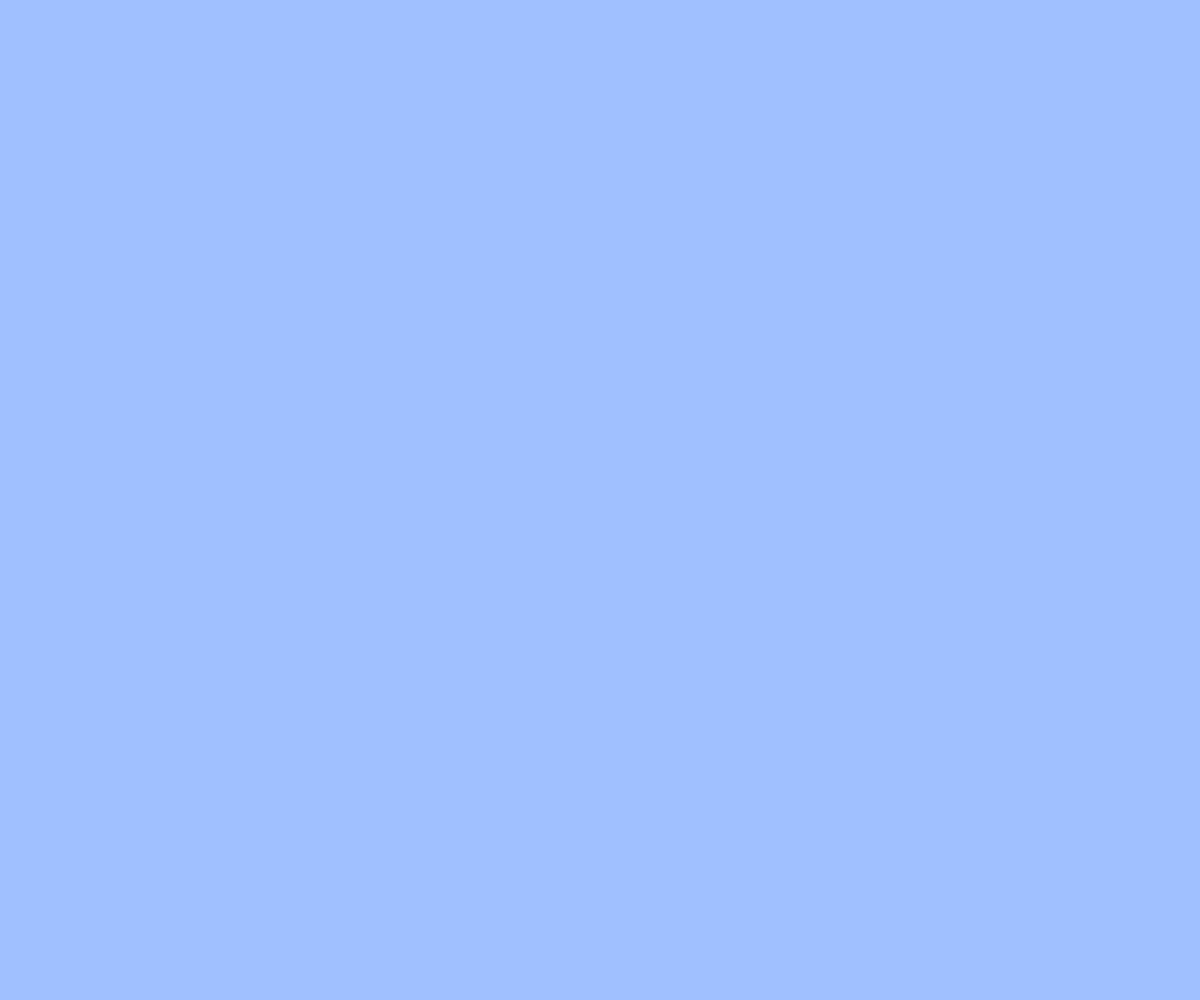
Frame 1 (no input)
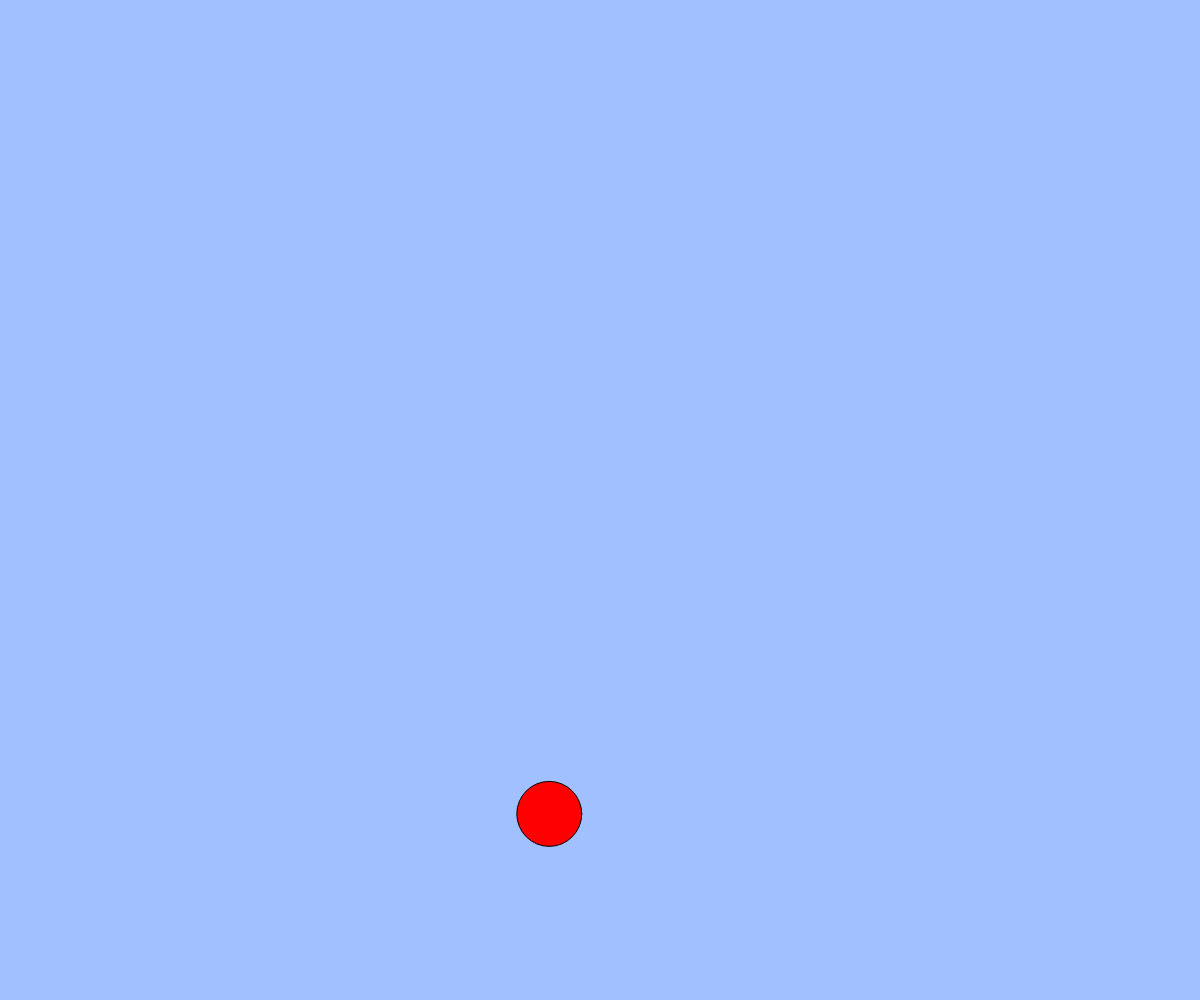
Frame 60 (no input)
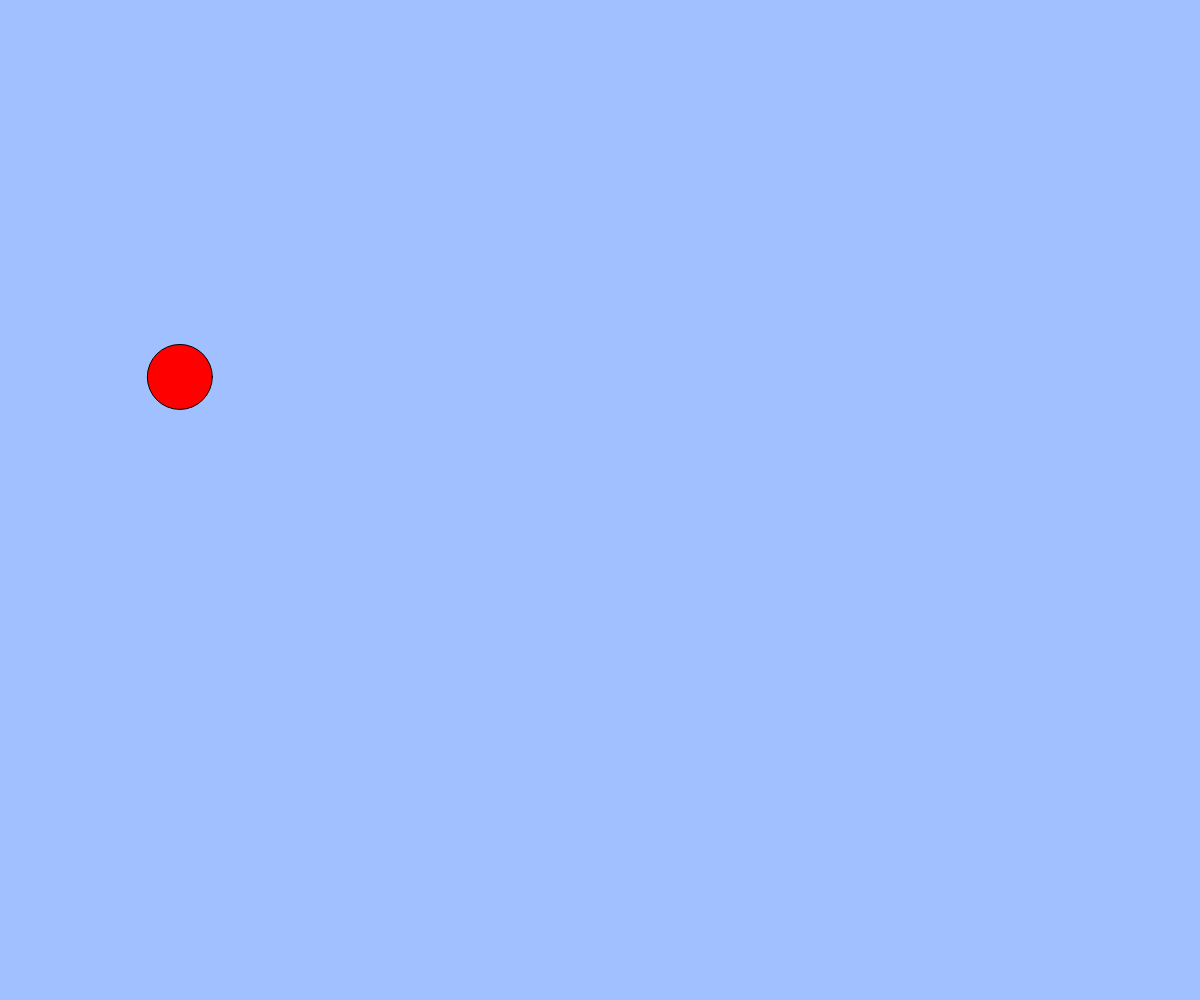
Frame 120 (the mouse pressed at the canvas centre since frame 60)

The p5.js sketch that drew these frames (run headless with seeded random() and noise() and a simulated clock; from frame 60 on, the mouse is pressed at the canvas centre):

// p5.js sketch
// ── sketch.js
//　テキスト「オブジェクト」
// 練習問題：ボールのサイズをランダムに変更してみよう
// 練習問題：何も操作しなくてもボールが湧いてくる機能を追加しよう

let balls, cycle, count;
let colors;

function setup(){
  createCanvas(windowWidth, windowHeight);
  balls = [];
  cycle = 300;
  count = 0;
  const white = color(255);
  const red = color(255, 0, 0);
  colors = [white, red];
}

function draw(){
  background(160, 192, 255);

  for(let i = 0; i < balls.length; i++){
    let b1 = balls[i];
    
    // ★ここで判定★　移動後の位置と半径を考慮する。また、等号ではなく大きいか小さいかで判定する。ピッタリ０になるわけではないので。
    //壁にぶつかった時の反発
    if(b1.x + b1.vx - (b1.size / 2) < 0 || b1.x + b1.vx + (b1.size / 2) > windowWidth){
        b1.vx = -b1.vx;
    }
    if(b1.y + b1.vy - (b1.size / 2) < 0  || b1.y + b1.vy + (b1.size / 2) > windowHeight){
      b1.vy = -b1.vy;
    } 

    for(let j = i + 1; j < balls.length; j++){
      let b2 = balls[j];

      //★あたり判定は移動後の位置で行うため、距離は移動後の位置を使う
      let d = dist(b1.x + b1.vx, b1.y + b1.vy, b2.x + b2.vx , b2.y + b2.vy);
      if(d <= b1.size / 2 + b2.size / 2){
        //質量を円の長さの2乗に設定
        let m1 = b1.size ** 2;
        let m2 = b2.size ** 2;
        //その時の速度を定数化
        let vx1 = b1.vx;
        let vy1 = b1.vy;
        let vx2 = b2.vx;
        let vy2 = b2.vy;

        //運動量保存則・エネルギー保存則をもとに弾性衝突した場合の速度
        b1.vx = (vx1 * (m1 - m2) / (m1 + m2)) + (vx2 * 2 * m2 / (m1 + m2));
        b2.vx = (vx2 * (m2 - m1) / (m1 + m2)) + (vx1 * 2 * m1 / (m1 + m2));
        b1.vy = (vy1 * (m1 - m2) / (m1 + m2)) + (vy2 * 2 * m2 / (m1 + m2));
        b2.vy = (vy2 * (m2 - m1) / (m1 + m2)) + (vy1 * 2 * m1 / (m1 + m2));
      }
    }

    //リストに追加されたボールを描く
    b1.x += b1.vx;
    b1.y += b1.vy;

    // ★半径を考慮した範囲にする
    b1.x = constrain(b1.x, b1.size / 2, windowWidth - (b1.size / 2));
    b1.y = constrain(b1.y, b1.size / 2, windowHeight - (b1.size / 2));
    fill(b1.color);
    ellipse(b1.x, b1.y, b1.size);
  }


    //何もしなくてもランダムな位置に、ランダムな速度でボールが発生
    count += 1;
    let num = count % cycle;
    if(num == 10){const b = {
      x: random(0, windowWidth), 
      y: random(0, windowHeight), 
      size: random(50, 70), 
      vx: random(-20, 20), 
      vy: random(-20, 20), 
      color: colors[Math.floor(Math.random() * colors.length)]}; 
      //Math.floor() は小数点を切り捨てて整数にする関数
      //Math.random() は0以上1未満の数をランダムで生成する関数
      //colors[Math.floor(Math.random()*colors.length] は colors の配列の中の要素からどれかを選ぶ
      balls.push(b);
    }
}
  

//マウスをドラッグするとボールをリストに追加
function mouseDragged(){
  const dx = mouseX - pmouseX;
  const dy = mouseY - pmouseY;
  if(mag(dx, dy) > 5){
    const b = {
      x: mouseX, 
      y: mouseY, 
      size: random(50, 70), 
      vx: dx, 
      vy: dy, 
      color: colors[Math.floor(Math.random() * colors.length)]};
    balls.push(b);
  }
}

function windowResized(){
  resizeCanvas(windowWidth, windowHeight);
}
